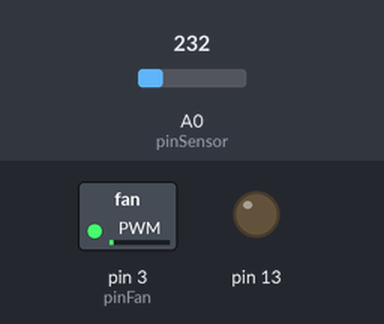
The sketch below on a simulated Arduino Uno, built with avr-gcc and run on an emulated ATmega328P. Shown: switched loads named in the sketch (green lamp = pin HIGH), output pins drawn as LEDs (lit = HIGH). The inputs (shaded band) are chosen by the test bench; at power-on: A0 (pinSensor) = 232.

Above: at 2.8 s.
2.9 s: A0 (pinSensor) set to 250
At 4.6 s:
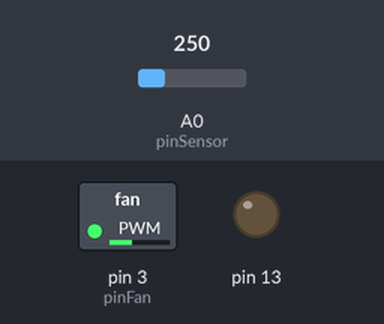
5.6 s: A0 (pinSensor) set to 266
At 7.4 s:
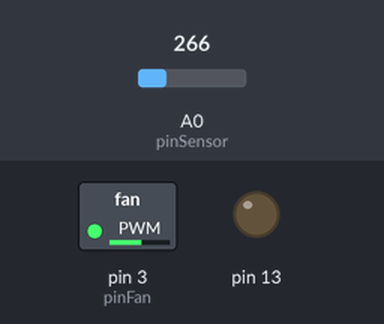
8.3 s: A0 (pinSensor) set to 290
At 10.4 s:
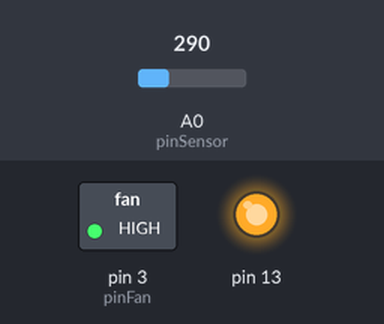
11.5 s: A0 (pinSensor) set to 289
At 13.2 s:
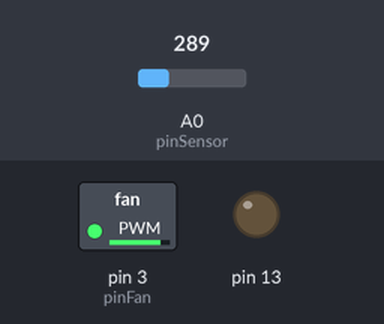
14.2 s: A0 (pinSensor) set to 201
At 17.4 s:
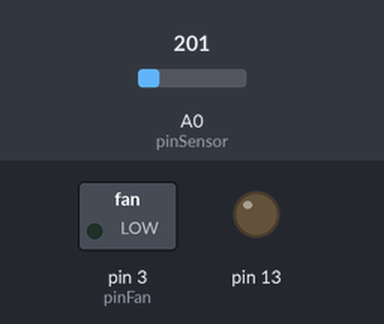
Timing chart, 0 to 18.5 s (numbered marks = the images above; inputs shaded):
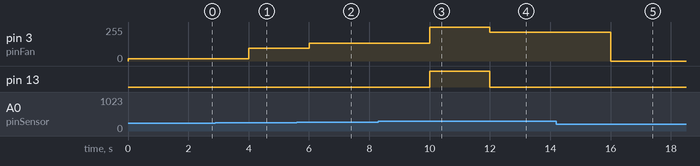

The sketch:

11a_Temperature_controlled_fan_with_TI_LM35CZ.ino
```cpp
// Tutorial 11a. Temperature controlled fan with TI LM35CZ

// Main parts: Adafruit Metro Mini, TI LM35CZ, 3-wire PC fan,
// Infineon Technologies IRFZ44N MOSFET, ON Semiconductor 1N5819
// Schottky diode

// Variables that remain constant
const byte pinSensor = A0; // Analog input pin from temperature sensor
const byte pinFan = 3; // Digital output pin to the transistor's gate
const byte fanSpeedMin = 16;
const byte fanSpeedMax = 255;
const byte tempMin = 23; // Lower threshold in °C (min. -40°C)
const byte tempMax = 29; // Upper threshold in °C (max. 110°C)
float calibration = 0.1; // Multiplier for raw sensor reading

// Variables that can change
float temperature; // Temperature in millivolts (°C with multiplier)
byte fanSpeed; // Controls the fan speed via PWM of transistor gate

void setup()
{
  // To eliminate typical low-speed hiss/buzz of PWM controlled fans,
  // one can change one of the microcontroller's internal timers from
  // the standard frequency of 490Hz or 980Hz to a far higher 31300Hz.
  // For the Metro Mini, it's timer 2 (= TCCR2B) that is set to that
  // frequency via 0x01, instead of the default 0x04 (490Hz). But do
  // not change timer 0, because it would change delay() or millis()
  TCCR2B = TCCR2B & 0b11111000 | 0x01;

  // Uncomment for debugging
  //Serial.begin(9600);

  // Sets the Metro Mini's internal reference voltage to 1.1V to use
  // the sensor's full bandwidth when obtaining readings, because the
  // LM35CZ has a range from 0 - 1000mV, and setting the internal
  // reference voltage to 1.1V results in much finer resolution in the
  // 0 - 1023 range than the standard 5V ADC reference
  analogReference(INTERNAL);

  // Initialise the sensor pin
  pinMode(pinSensor, INPUT);

  // Initialise output pin to the transistor's gate
  pinMode(pinFan, OUTPUT);

  // Initialise Metro Mini's built-in red LED pin
  pinMode(13, OUTPUT);
}

void loop()
{
  // Read the voltage from the sensor pin and apply multiplier
  temperature = analogRead(pinSensor) * calibration;

  // Uncomment for debugging
  //Serial.print("Temp.: "); Serial.print(temperature, 1); Serial.println(" °C");

  // If the temperature is equal to or below the minimum
  if (temperature <= tempMin)
  {
    // Switch the fan off
    fanSpeed = 0;
    digitalWrite(pinFan, LOW);
  }

  // If the temperature is within the specified range
  if ((temperature  >= tempMin) && (temperature <= tempMax))
  {
    // Scale it into the desired tempMin - 255 value range
    fanSpeed = map(temperature, tempMin, tempMax, fanSpeedMin, fanSpeedMax);

    // Then write that value to the transistor's gate pin
    analogWrite(pinFan, fanSpeed);

    // Uncomment for debugging
    //Serial.print("PWM value: "); Serial.println(fanSpeed);
  }

  // If the temperature is equal to or above the maximum
  if (temperature >= tempMax)
  {
    // Signal that the limit is reached
    digitalWrite(13, HIGH);
  }

  else
    // Otherwise, switch the signal off
  {
    digitalWrite(13, LOW);
  }

  // Use millis() timing method to avoid blocking other code
  delay(2000);
}
```

Measured:
- the behaviour switches between 290 and 289 on A0 (pinSensor) (found by bisection; images 3 and 4)
- after the input at 2.9 s, pin 3 (pinFan): 16/255 → 95/255 after 1.1 s
- after the input at 5.6 s, pin 3 (pinFan): 95/255 → 135/255 after 0.40 s
- after the input at 8.3 s, pin 3 (pinFan): 135/255 → 255/255 after 1.7 s; pin 13: LOW → HIGH after 1.7 s
- after the input at 11.5 s, pin 3 (pinFan): 255/255 → 215/255 after 0.50 s; pin 13: HIGH → LOW after 0.50 s
- after the input at 14.2 s, pin 3 (pinFan): 215/255 → 0/255 after 1.8 s
